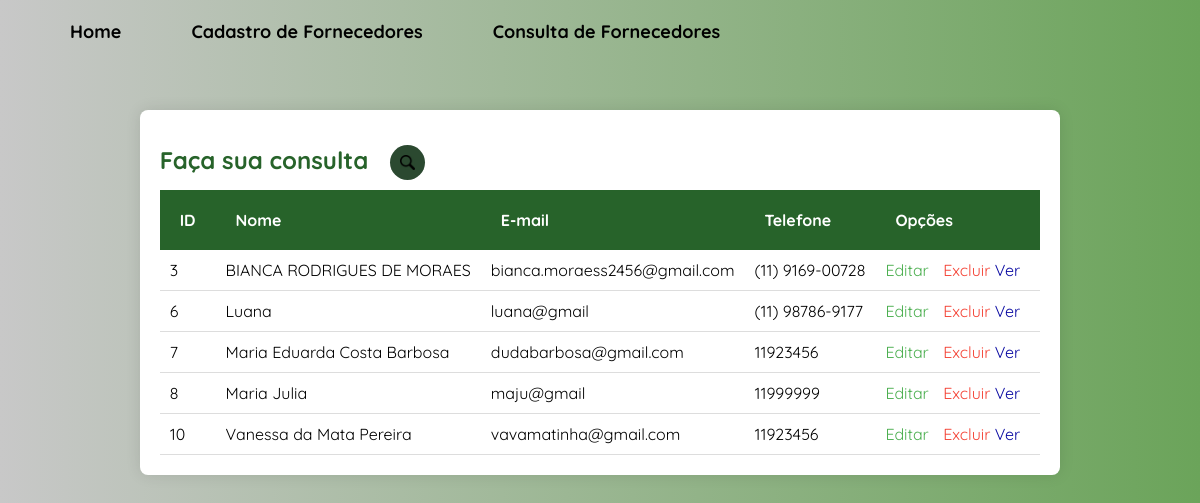
Screenshot of /consulta2 with the database file from the repository.
### tables this page shows
CREATE TABLE "tb_fornecedor" (
	"fornecedor_id"	INTEGER,
	"nome"	TEXT NOT NULL,
	"email"	TEXT NOT NULL,
	"telefone"	INTEGER NOT NULL,
	"site"	TEXT NOT NULL,
	"cnpj"	INTEGER NOT NULL,
	"data_cadastro"	INTEGER NOT NULL,
	"estado"	TEXT,
	"cidade"	TEXT,
	"rua"	TEXT,
	"numero"	INTEGER,
	PRIMARY KEY("fornecedor_id" AUTOINCREMENT)
);

### run.py (the view)
@app.route('/consulta2')
def consulta2():
    conexao = sqlite3.connect('models/cadastro.db')
    cursor = conexao.cursor()
    sql = 'SELECT * FROM tb_fornecedor'
    cursor.execute(sql)
    fornecedores = cursor.fetchall()
    conexao.close()
    return render_template('consulta_fornecedor.html', fornecedores=fornecedores)

### templates/consulta_fornecedor.html (shortened to what this page needs)
<!DOCTYPE html>
<html lang="pt-br">
<head>
    <link rel="stylesheet" href="/static/styles/estilo5.css">
</head>
<body>
    <nav>
        <ul>
            <li><a href="/home">Home</a></li>
            <li><a href="/cadastro2">Cadastro de Fornecedores</a></li>
            <li><a href="/consulta2">Consulta de Fornecedores</a></li>
        </ul>
    </nav>
    <div class="table-container">
        <div class="search-box">
            <a href="#" class="search-btn">
                <img src="/static/assets/lupa.png" alt="Lupa" height="15px" width="15px">
            </a>
        </div>
        <table>
            <div>
                <h2 class="animate__animated animate__zoomIn">Faça sua consulta</h2>
            </div>
        <table>
            <thead>
                <tr>
                    <th>ID</th>
                    <th>Nome</th>
                    <th>E-mail</th>
                    <th>Telefone</th>
                    <th>Opções</th>
                </tr>
            </thead>
            <tbody>
                {% for fornecedor in fornecedores %}
                <tr>
                    <td>{{ fornecedor[0] }}</td>
                    <td>{{ fornecedor[1] }}</td>
                    <td>{{ fornecedor[2] }}</td>
                    <td>{{ fornecedor[3] }}</td>
                    <td>
                        <a href="/editar2/{{ fornecedor[0] }}" class="link_editar">Editar</a>
                        <a href="/excluir2/{{ fornecedor[0] }}" class="link_excluir">Excluir</a>
                        <a href="/ver2/{{ fornecedor[0] }}" class="link_ver">Ver</a>
                    </td>
                </tr>
                {% endfor %}
            </tbody>
        </table>
    </div>
</body>
</html>

### static/styles/estilo5.css (style rules this page uses)
* { margin: 0; padding: 0; box-sizing: border-box; }
body { font-family: 'Quicksand', sans-serif; background: linear-gradient(90deg, #C8C8C8, #6BA45A); display: flex; justify-content: center; align-items: flex-start; padding-top: 50px; }
nav { position: absolute; top: 20px; left: 20px; font-family: 'Quicksand', sans-serif; }
nav ul { display: flex; list-style: none; gap: 70px; margin-left: 50px; }
nav ul li a { text-decoration: none; color: #000000; font-weight: bold; font-size: 18px; transition: background-color 0.3s, transform 0.3s; }
.table-container { max-width: 100%; padding: 20px; background-color: #ffffff; border-radius: 8px; box-shadow: 0 0 15px rgba(0, 0, 0, 0.1); margin: 0 auto; margin-top: 60px; margin-bottom: 50px; overflow-x: auto; }
h2 { font-size: 24px; line-height: 2.5; color: #27632a; padding-right: 90px; padding-top: -10px; }
.search-box { position: absolute; background: #2b4930; height: 35px; padding: 10px; border-radius: 30px; display: flex; justify-content: space-between; align-items: center; margin-left: 230px; margin-top: 15px; }
.search-btn { border-radius: 50%; background:#2b4930; display: flex; justify-content: center; align-items: center; transition: 0.5s; }
table { width: 100%; border-collapse: collapse; }
thead { background-color: #27632a; color: white; }
thead th { padding: 20px; text-align: left; }
tbody td { padding: 10px; border-bottom: 1px solid #ddd; text-align: left; }
.link_editar { color: #4caf50; margin-right: 10px; text-decoration: none; }
.link_excluir { color: #f44336; text-decoration: none; }
.link_ver { color: #0707a1; margin-right: 10px; text-decoration: none; }

### rows the page displays
tb_fornecedor: fornecedor_id "3", nome "BIANCA RODRIGUES DE MORAES", email "bianca.moraess2456@gmail.com", telefone "(11) 9169-00728"
tb_fornecedor: fornecedor_id "6", nome "Luana", email "luana@gmail", telefone "(11) 98786-9177"
tb_fornecedor: fornecedor_id "7", nome "Maria Eduarda Costa Barbosa", email "dudabarbosa@gmail.com", telefone "11923456"
tb_fornecedor: fornecedor_id "8", nome "Maria Julia", email "maju@gmail", telefone "11999999"
tb_fornecedor: fornecedor_id "10", nome "Vanessa da Mata Pereira", email "vavamatinha@gmail.com", telefone "11923456"
